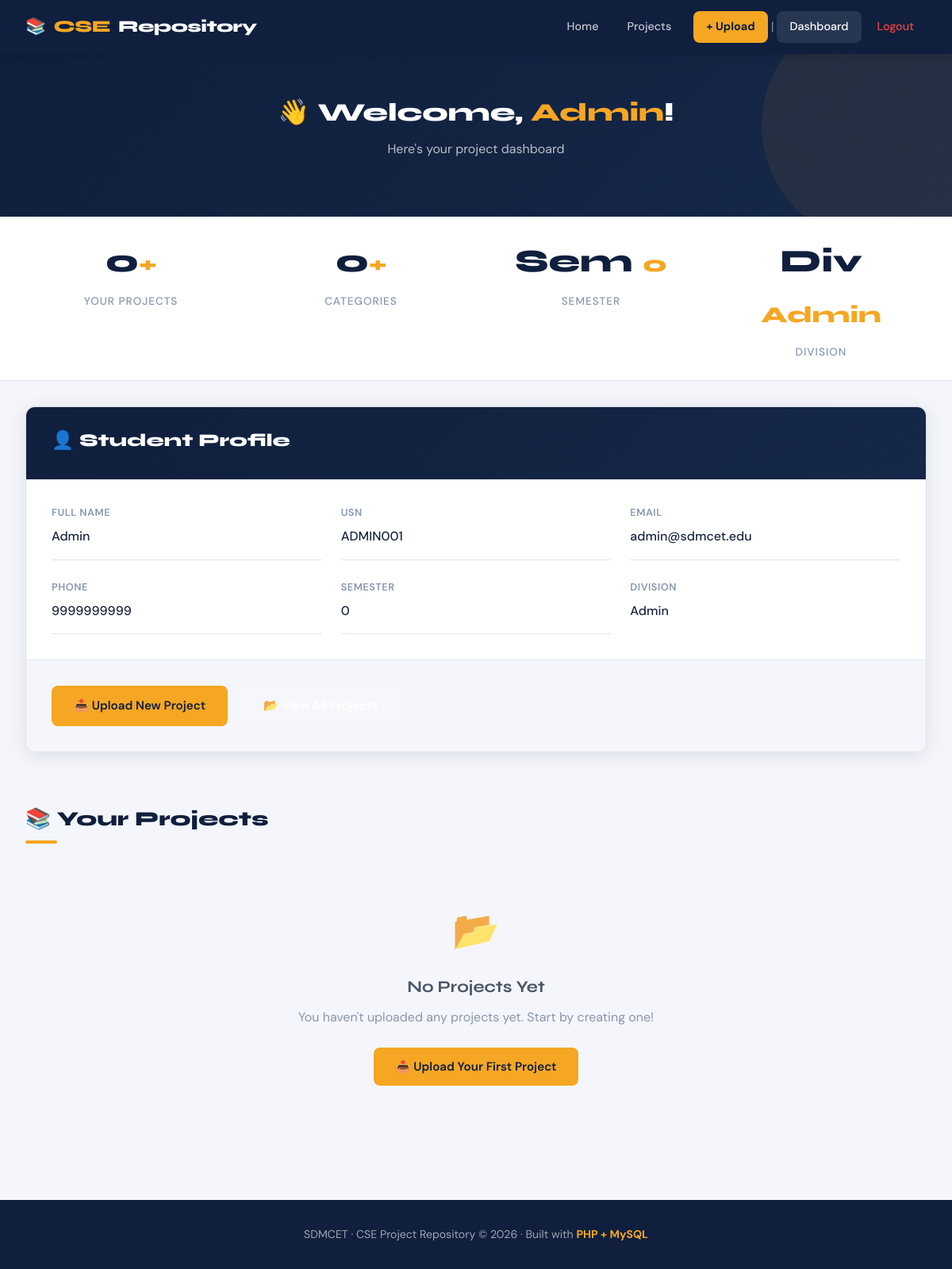
/dashboard.php (signed in), run on the app's committed database.
### tables this page shows
CREATE TABLE IF NOT EXISTS users (
    id          INT AUTO_INCREMENT PRIMARY KEY,    
    name        VARCHAR(100)  NOT NULL,            
    usn         VARCHAR(20)   UNIQUE NOT NULL,     
    email       VARCHAR(100)  UNIQUE NOT NULL,     
    phone       VARCHAR(15)   NOT NULL,            
    semester    INT           NOT NULL,            
    division    VARCHAR(10)   NOT NULL,            
    password    VARCHAR(255)  NOT NULL,            
    role        VARCHAR(20)   DEFAULT 'student',   
    created_at  TIMESTAMP     DEFAULT CURRENT_TIMESTAMP   
);

### auth.php (called while the page is built, shortened)
<?php
function getCurrentUserId() {
    return $_SESSION['user_id'] ?? 0;
}
?>

### dashboard.php (the view, shortened to what this page needs)
<?php
include 'auth.php';
include 'db.php';
$userId = getCurrentUserId();
$userQuery = "SELECT * FROM users WHERE id = $userId";
$userResult = mysqli_query($conn, $userQuery);
$user = mysqli_fetch_assoc($userResult);
$projectQuery = "SELECT * FROM projects WHERE user_id = $userId ORDER BY created_at DESC";
$projectResult = mysqli_query($conn, $projectQuery);
$totalProjects = mysqli_num_rows($projectResult);
$catQuery = "SELECT COUNT(DISTINCT category) as total FROM projects WHERE user_id = $userId";
$catResult = mysqli_query($conn, $catQuery);
$catRow = mysqli_fetch_assoc($catResult);
$totalCategories = $catRow['total'];
?>
<!DOCTYPE html>
<html lang="en">
<head>
    <link rel="stylesheet" href="style.css">
</head>
<body>
<nav>
    <div class="nav-brand">📚 <span>CSE</span> Repository</div>
    <div class="nav-links">
        <a href="index.php">Home</a>
        <a href="projects.php">Projects</a>
        <a href="upload.php" class="btn-upload">+ Upload</a>
        <span style="color: rgba(255,255,255,0.5);">|</span>
        <a href="dashboard.php" class="active">Dashboard</a>
        <a href="logout.php" style="color: #ef4444;">Logout</a>
    </div>
</nav>
<section class="dashboard-header">
    <div class="dashboard-greeting">
        👋 Welcome, <span><?php echo htmlspecialchars($user['name']); ?></span>!
    </div>
    <p class="dashboard-subtext">Here's your project dashboard</p>
</section>
<div class="dashboard-stats">
    <div class="stats-grid">
        <div class="stat-card">
            <div class="number"><?php echo $totalProjects; ?><span>+</span></div>
            <div class="label">Your Projects</div>
        </div>
        <div class="stat-card">
            <div class="number"><?php echo $totalCategories; ?><span>+</span></div>
            <div class="label">Categories</div>
        </div>
        <div class="stat-card">
            <div class="number">Sem <span><?php echo $user['semester']; ?></span></div>
            <div class="label">Semester</div>
        </div>
        <div class="stat-card">
            <div class="number">Div <span><?php echo $user['division']; ?></span></div>
            <div class="label">Division</div>
        </div>
    </div>
</div>
<div class="profile-section">
    <div class="profile-card">
        <div class="profile-header">
            <h2>👤 Student Profile</h2>
        </div>
        <div class="profile-body">
            <div class="profile-info-item">
                <div class="profile-label">Full Name</div>
                <div class="profile-value"><?php echo htmlspecialchars($user['name']); ?></div>
            </div>
            <div class="profile-info-item">
                <div class="profile-label">USN</div>
                <div class="profile-value"><?php echo htmlspecialchars($user['usn']); ?></div>
            </div>
            <div class="profile-info-item">
                <div class="profile-label">Email</div>
                <div class="profile-value"><?php echo htmlspecialchars($user['email']); ?></div>
            </div>
            <div class="profile-info-item">
                <div class="profile-label">Phone</div>
                <div class="profile-value"><?php echo htmlspecialchars($user['phone']); ?></div>
            </div>
            <div class="profile-info-item">
                <div class="profile-label">Semester</div>
                <div class="profile-value"><?php echo $user['semester']; ?></div>
            </div>
            <div class="profile-info-item">
                <div class="profile-label">Division</div>
                <div class="profile-value"><?php echo htmlspecialchars($user['division']); ?></div>
            </div>
        </div>
        <div class="dashboard-actions">
            <a href="upload.php" class="btn btn-primary">📤 Upload New Project</a>
            <a href="projects.php" class="btn btn-secondary">📂 View All Projects</a>
        </div>
    </div>
</div>
<div class="projects-section">
    <h2 class="section-title">📚 Your Projects</h2>
    <?php if ($totalProjects > 0): ?>
        <div class="projects-grid">
            <?php while ($project = mysqli_fetch_assoc($projectResult)): ?>
                <div class="project-card">
                    <div class="card-header">
                        <span class="card-category"><?php echo htmlspecialchars($project['category']); ?></span>
                        <span class="card-year">📅 <?php echo date('M Y', strtotime($project['created_at'])); ?></span>
                    </div>
                    <div class="card-body">
                        <h3 class="card-title"><?php echo htmlspecialchars($project['title']); ?></h3>
                        <p class="card-desc"><?php echo htmlspecialchars($project['description']); ?></p>
                        <div class="card-tech">
                            <?php
                            $techs = explode(',', $project['technology']);
                            foreach ($techs as $tech):
                                $tech = trim($tech);
                                if ($tech !== ''):
                            ?>
                                <span class="tech-tag"><?php echo htmlspecialchars($tech); ?></span>
                            <?php
                                endif;
                            endforeach;
                            ?>
                        </div>
                    </div>
                    <div class="card-footer">
                        <a href="project-detail.php?id=<?php echo $project['id']; ?>" class="btn btn-primary btn-sm">
                            View Details
                        </a>
                        <a href="edit-project.php?id=<?php echo $project['id']; ?>" class="btn btn-edit btn-sm">
                            ✏️ Edit
                        </a>
                        <form method="POST" action="delete-project.php" style="display:inline;"
                              onsubmit="return confirmDelete('<?php echo addslashes(htmlspecialchars($project['title'])); ?>')">
                            <input type="hidden" name="id" value="<?php echo $project['id']; ?>">
                            <input type="hidden" name="redirect" value="dashboard.php">
                            <button type="submit" class="btn btn-delete btn-sm">🗑️ Delete</button>
                        </form>
                    </div>
                </div>
            <?php endwhile; ?>
        </div>
    <?php else: ?>
        <div class="empty-message">
            <div class="empty-message-icon">📂</div>
            <h3>No Projects Yet</h3>
            <p>You haven't uploaded any projects yet. Start by creating one!</p>
            <br>
            <a href="upload.php" class="btn btn-primary">📤 Upload Your First Project</a>
        </div>
    <?php endif; ?>
</div>
<footer>
    <p>SDMCET · CSE Project Repository &copy; <?php echo date('Y'); ?> · Built with <strong>PHP + MySQL</strong></p>
</footer>
</body>
</html>

### style.css (style rules this page uses)
:root { --navy: #0f1f3d; --navy-light: #162848; --amber: #f5a623; --amber-dark: #d4891a; --white: #ffffff; --off-white: #f4f6fb; --text-dark: #1a2540; --text-mid: #4a5568; --text-light: #8896b0; --border: #dde3f0; --success: #22c55e; --error: #ef4444; --card-shadow: 0 4px 24px rgba(15,31,61,0.10); --radius: 12px; --transition: all 0.25s ease; }
*, *::before, *::after { box-sizing: border-box; margin: 0; padding: 0; }
html { scroll-behavior: smooth; }
body { font-family: 'DM Sans', sans-serif; background-color: var(--off-white); color: var(--text-dark); line-height: 1.6; min-height: 100vh; }
a { text-decoration: none; color: inherit; }
nav { background: var(--navy); padding: 0 2rem; display: flex; align-items: center; justify-content: space-between; height: 68px; position: sticky; top: 0; z-index: 1000; box-shadow: 0 2px 16px rgba(0,0,0,0.18); }
.nav-brand { font-family: 'Syne', sans-serif; font-size: 1.3rem; font-weight: 800; color: var(--white); letter-spacing: -0.5px; display: flex; align-items: center; gap: 10px; }
.nav-brand span { color: var(--amber); }
.nav-links { display: flex; gap: 0.25rem; align-items: center; }
.nav-links a { color: rgba(255,255,255,0.75); font-size: 0.9rem; font-weight: 500; padding: 8px 16px; border-radius: 8px; transition: var(--transition); }
.nav-links a:hover, .nav-links a.active { color: var(--white); background: rgba(255,255,255,0.1); }
.nav-links .btn-upload { background: var(--amber); color: var(--navy); font-weight: 700; margin-left: 8px; }
.btn { display: inline-flex; align-items: center; gap: 8px; padding: 12px 28px; border-radius: 8px; font-family: 'DM Sans', sans-serif; font-size: 0.95rem; font-weight: 600; cursor: pointer; border: none; transition: var(--transition); text-decoration: none; }
.btn-primary { background: var(--amber); color: var(--navy); }
.btn-secondary { background: rgba(255,255,255,0.12); color: var(--white); border: 1px solid rgba(255,255,255,0.25); }
.section-title { font-family: 'Syne', sans-serif; font-size: 1.6rem; font-weight: 800; color: var(--navy); position: relative; }
.section-title::after { content: ''; display: block; width: 40px; height: 4px; background: var(--amber); border-radius: 2px; margin-top: 6px; }
footer { background: var(--navy); color: rgba(255,255,255,0.6); text-align: center; padding: 2rem; margin-top: 4rem; font-size: 0.88rem; }
footer strong { color: var(--amber); }

### data on the page
users: name "Admin", semester "0", division "Admin", usn "ADMIN001", email "admin@sdmcet.edu", phone "9999999999"

### other printed values
$totalProjects "0"
$totalCategories "0"
